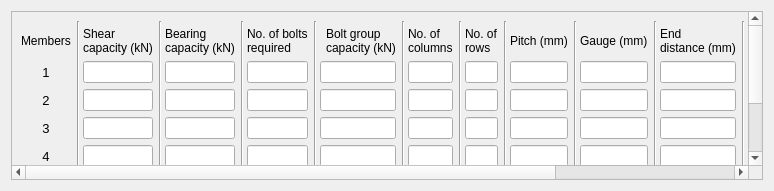
<?xml version="1.0" encoding="UTF-8"?>
<ui version="4.0">
 <class>Dialog</class>
 <widget class="QDialog" name="Dialog">
  <property name="geometry">
   <rect>
    <x>0</x>
    <y>0</y>
    <width>774</width>
    <height>191</height>
   </rect>
  </property>
  <property name="font">
   <font>
    <family>Arial</family>
   </font>
  </property>
  <property name="windowTitle">
   <string>Member output</string>
  </property>
  <layout class="QGridLayout" name="gridLayout">
   <item row="0" column="0">
    <widget class="QScrollArea" name="scrollArea">
     <property name="widgetResizable">
      <bool>true</bool>
     </property>
     <widget class="QWidget" name="scrollAreaWidgetContents">
      <property name="geometry">
       <rect>
        <x>0</x>
        <y>0</y>
        <width>1244</width>
        <height>273</height>
       </rect>
      </property>
      <layout class="QGridLayout" name="gridLayout_2">
       <item row="0" column="1" rowspan="9" colspan="2">
        <widget class="Line" name="line">
         <property name="orientation">
          <enum>Qt::Vertical</enum>
         </property>
        </widget>
       </item>
       <item row="0" column="3" rowspan="9" colspan="2">
        <widget class="Line" name="line_2">
         <property name="orientation">
          <enum>Qt::Vertical</enum>
         </property>
        </widget>
       </item>
       <item row="0" column="5" rowspan="9" colspan="2">
        <widget class="Line" name="line_3">
         <property name="orientation">
          <enum>Qt::Vertical</enum>
         </property>
        </widget>
       </item>
       <item row="0" column="7" rowspan="9" colspan="3">
        <widget class="Line" name="line_10">
         <property name="orientation">
          <enum>Qt::Vertical</enum>
         </property>
        </widget>
       </item>
       <item row="0" column="10" rowspan="9" colspan="2">
        <widget class="Line" name="line_4">
         <property name="orientation">
          <enum>Qt::Vertical</enum>
         </property>
        </widget>
       </item>
       <item row="0" column="12" rowspan="9" colspan="2">
        <widget class="Line" name="line_5">
         <property name="orientation">
          <enum>Qt::Vertical</enum>
         </property>
        </widget>
       </item>
       <item row="0" column="14" rowspan="9" colspan="2">
        <widget class="Line" name="line_6">
         <property name="orientation">
          <enum>Qt::Vertical</enum>
         </property>
        </widget>
       </item>
       <item row="0" column="16" rowspan="9" colspan="2">
        <widget class="Line" name="line_8">
         <property name="orientation">
          <enum>Qt::Vertical</enum>
         </property>
        </widget>
       </item>
       <item row="0" column="18" rowspan="9" colspan="2">
        <widget class="Line" name="line_7">
         <property name="orientation">
          <enum>Qt::Vertical</enum>
         </property>
        </widget>
       </item>
       <item row="0" column="20" rowspan="9" colspan="2">
        <widget class="Line" name="line_9">
         <property name="orientation">
          <enum>Qt::Vertical</enum>
         </property>
        </widget>
       </item>
       <item row="0" column="22" rowspan="9" colspan="2">
        <widget class="Line" name="line_11">
         <property name="orientation">
          <enum>Qt::Vertical</enum>
         </property>
        </widget>
       </item>
       <item row="0" column="24" rowspan="9" colspan="2">
        <widget class="Line" name="line_12">
         <property name="orientation">
          <enum>Qt::Vertical</enum>
         </property>
        </widget>
       </item>
       <item row="1" column="0">
        <widget class="QLabel" name="label">
         <property name="font">
          <font>
           <family>Arial</family>
           <pointsize>9</pointsize>
          </font>
         </property>
         <property name="text">
          <string>Members</string>
         </property>
        </widget>
       </item>
       <item row="1" column="2">
        <widget class="QLabel" name="label_2">
         <property name="font">
          <font>
           <family>Arial</family>
           <pointsize>9</pointsize>
          </font>
         </property>
         <property name="text">
          <string>Shear
capacity (kN)</string>
         </property>
        </widget>
       </item>
       <item row="1" column="4">
        <widget class="QLabel" name="label_3">
         <property name="font">
          <font>
           <family>Arial</family>
           <pointsize>9</pointsize>
          </font>
         </property>
         <property name="text">
          <string>Bearing
capacity (kN)</string>
         </property>
        </widget>
       </item>
       <item row="1" column="6">
        <widget class="QLabel" name="label_11">
         <property name="font">
          <font>
           <family>Arial</family>
           <pointsize>9</pointsize>
          </font>
         </property>
         <property name="text">
          <string>No. of bolts
required</string>
         </property>
        </widget>
       </item>
       <item row="1" column="9">
        <widget class="QLabel" name="label_4">
         <property name="font">
          <font>
           <family>Arial</family>
           <pointsize>9</pointsize>
          </font>
         </property>
         <property name="text">
          <string>Bolt group
capacity (kN)</string>
         </property>
        </widget>
       </item>
       <item row="1" column="11">
        <widget class="QLabel" name="label_9">
         <property name="font">
          <font>
           <family>Arial</family>
           <pointsize>9</pointsize>
          </font>
         </property>
         <property name="text">
          <string>No. of
columns</string>
         </property>
        </widget>
       </item>
       <item row="1" column="13">
        <widget class="QLabel" name="label_10">
         <property name="font">
          <font>
           <family>Arial</family>
           <pointsize>9</pointsize>
          </font>
         </property>
         <property name="text">
          <string>No. of
rows</string>
         </property>
        </widget>
       </item>
       <item row="1" column="15">
        <widget class="QLabel" name="label_5">
         <property name="font">
          <font>
           <family>Arial</family>
           <pointsize>9</pointsize>
          </font>
         </property>
         <property name="text">
          <string>Pitch (mm)</string>
         </property>
        </widget>
       </item>
       <item row="1" column="17">
        <widget class="QLabel" name="label_6">
         <property name="font">
          <font>
           <family>Arial</family>
           <pointsize>9</pointsize>
          </font>
         </property>
         <property name="text">
          <string>Gauge (mm)</string>
         </property>
        </widget>
       </item>
       <item row="1" column="19">
        <widget class="QLabel" name="label_7">
         <property name="font">
          <font>
           <family>Arial</family>
           <pointsize>9</pointsize>
          </font>
         </property>
         <property name="text">
          <string>End
distance (mm)</string>
         </property>
        </widget>
       </item>
       <item row="1" column="21">
        <widget class="QLabel" name="label_8">
         <property name="font">
          <font>
           <family>Arial</family>
           <pointsize>9</pointsize>
          </font>
         </property>
         <property name="text">
          <string>Edge
distance (mm)</string>
         </property>
        </widget>
       </item>
       <item row="1" column="23">
        <widget class="QLabel" name="label_12">
         <property name="font">
          <font>
           <family>Arial</family>
           <pointsize>9</pointsize>
          </font>
         </property>
         <property name="text">
          <string>Tension
capacity (kN)</string>
         </property>
        </widget>
       </item>
       <item row="1" column="25">
        <widget class="QLabel" name="label_13">
         <property name="font">
          <font>
           <family>Arial</family>
           <pointsize>9</pointsize>
          </font>
         </property>
         <property name="text">
          <string>Block shear
capacity (kN)</string>
         </property>
        </widget>
       </item>
       <item row="2" column="0">
        <widget class="QLabel" name="lbl_mem">
         <property name="font">
          <font>
           <family>Arial</family>
           <pointsize>10</pointsize>
          </font>
         </property>
         <property name="text">
          <string>1</string>
         </property>
         <property name="alignment">
          <set>Qt::AlignCenter</set>
         </property>
        </widget>
       </item>
       <item row="2" column="2">
        <widget class="QLineEdit" name="lineEdit_shr">
         <property name="font">
          <font>
           <family>Arial</family>
           <pointsize>9</pointsize>
          </font>
         </property>
         <property name="readOnly">
          <bool>true</bool>
         </property>
        </widget>
       </item>
       <item row="2" column="4">
        <widget class="QLineEdit" name="lineEdit_ber">
         <property name="font">
          <font>
           <family>Arial</family>
           <pointsize>9</pointsize>
          </font>
         </property>
         <property name="readOnly">
          <bool>true</bool>
         </property>
        </widget>
       </item>
       <item row="2" column="6">
        <widget class="QLineEdit" name="lineEdit_req">
         <property name="font">
          <font>
           <family>Arial</family>
           <pointsize>9</pointsize>
          </font>
         </property>
         <property name="readOnly">
          <bool>true</bool>
         </property>
        </widget>
       </item>
       <item row="2" column="8" colspan="2">
        <widget class="QLineEdit" name="lineEdit_blt_cap">
         <property name="font">
          <font>
           <family>Arial</family>
           <pointsize>9</pointsize>
          </font>
         </property>
         <property name="readOnly">
          <bool>true</bool>
         </property>
        </widget>
       </item>
       <item row="2" column="11">
        <widget class="QLineEdit" name="lineEdit_col">
         <property name="font">
          <font>
           <family>Arial</family>
           <pointsize>9</pointsize>
          </font>
         </property>
         <property name="readOnly">
          <bool>true</bool>
         </property>
        </widget>
       </item>
       <item row="2" column="13">
        <widget class="QLineEdit" name="lineEdit_row">
         <property name="font">
          <font>
           <family>Arial</family>
           <pointsize>9</pointsize>
          </font>
         </property>
         <property name="readOnly">
          <bool>true</bool>
         </property>
        </widget>
       </item>
       <item row="2" column="15">
        <widget class="QLineEdit" name="lineEdit_pitch">
         <property name="font">
          <font>
           <family>Arial</family>
           <pointsize>9</pointsize>
          </font>
         </property>
         <property name="readOnly">
          <bool>true</bool>
         </property>
        </widget>
       </item>
       <item row="2" column="17">
        <widget class="QLineEdit" name="lineEdit_gauge">
         <property name="font">
          <font>
           <family>Arial</family>
           <pointsize>9</pointsize>
          </font>
         </property>
         <property name="readOnly">
          <bool>true</bool>
         </property>
        </widget>
       </item>
       <item row="2" column="19">
        <widget class="QLineEdit" name="lineEdit_end">
         <property name="font">
          <font>
           <family>Arial</family>
           <pointsize>9</pointsize>
          </font>
         </property>
         <property name="readOnly">
          <bool>true</bool>
         </property>
        </widget>
       </item>
       <item row="2" column="21">
        <widget class="QLineEdit" name="lineEdit_edge">
         <property name="font">
          <font>
           <family>Arial</family>
           <pointsize>9</pointsize>
          </font>
         </property>
         <property name="readOnly">
          <bool>true</bool>
         </property>
        </widget>
       </item>
       <item row="2" column="23">
        <widget class="QLineEdit" name="lineEdit_tens">
         <property name="readOnly">
          <bool>true</bool>
         </property>
        </widget>
       </item>
       <item row="2" column="25">
        <widget class="QLineEdit" name="lineEdit_block">
         <property name="readOnly">
          <bool>true</bool>
         </property>
        </widget>
       </item>
       <item row="3" column="0">
        <widget class="QLabel" name="lbl_mem2">
         <property name="font">
          <font>
           <family>Arial</family>
           <pointsize>10</pointsize>
          </font>
         </property>
         <property name="text">
          <string>2</string>
         </property>
         <property name="alignment">
          <set>Qt::AlignCenter</set>
         </property>
        </widget>
       </item>
       <item row="3" column="2">
        <widget class="QLineEdit" name="lineEdit_shr2">
         <property name="font">
          <font>
           <family>Arial</family>
           <pointsize>9</pointsize>
          </font>
         </property>
         <property name="readOnly">
          <bool>true</bool>
         </property>
        </widget>
       </item>
       <item row="3" column="4">
        <widget class="QLineEdit" name="lineEdit_ber2">
         <property name="font">
          <font>
           <family>Arial</family>
           <pointsize>9</pointsize>
          </font>
         </property>
         <property name="readOnly">
          <bool>true</bool>
         </property>
        </widget>
       </item>
       <item row="3" column="6">
        <widget class="QLineEdit" name="lineEdit_req2">
         <property name="font">
          <font>
           <family>Arial</family>
           <pointsize>9</pointsize>
          </font>
         </property>
         <property name="readOnly">
          <bool>true</bool>
         </property>
        </widget>
       </item>
       <item row="3" column="8" colspan="2">
        <widget class="QLineEdit" name="lineEdit_blt_cap2">
         <property name="font">
          <font>
           <family>Arial</family>
           <pointsize>9</pointsize>
          </font>
         </property>
         <property name="readOnly">
          <bool>true</bool>
         </property>
        </widget>
       </item>
       <item row="3" column="11">
        <widget class="QLineEdit" name="lineEdit_col2">
         <property name="font">
          <font>
           <family>Arial</family>
           <pointsize>9</pointsize>
          </font>
         </property>
         <property name="readOnly">
          <bool>true</bool>
         </property>
        </widget>
       </item>
       <item row="3" column="13">
        <widget class="QLineEdit" name="lineEdit_row2">
         <property name="font">
          <font>
           <family>Arial</family>
           <pointsize>9</pointsize>
          </font>
         </property>
         <property name="readOnly">
          <bool>true</bool>
         </property>
        </widget>
       </item>
       <item row="3" column="15">
        <widget class="QLineEdit" name="lineEdit_pitch2">
         <property name="font">
          <font>
           <family>Arial</family>
           <pointsize>9</pointsize>
          </font>
         </property>
         <property name="readOnly">
          <bool>true</bool>
         </property>
        </widget>
       </item>
       <item row="3" column="17">
        <widget class="QLineEdit" name="lineEdit_gauge2">
         <property name="font">
          <font>
           <family>Arial</family>
           <pointsize>9</pointsize>
          </font>
         </property>
         <property name="readOnly">
          <bool>true</bool>
         </property>
        </widget>
       </item>
       <item row="3" column="19">
        <widget class="QLineEdit" name="lineEdit_end2">
         <property name="font">
          <font>
           <family>Arial</family>
           <pointsize>9</pointsize>
          </font>
         </property>
         <property name="readOnly">
          <bool>true</bool>
         </property>
        </widget>
       </item>
       <item row="3" column="21">
        <widget class="QLineEdit" name="lineEdit_edge2">
         <property name="font">
          <font>
           <family>Arial</family>
           <pointsize>9</pointsize>
          </font>
         </property>
         <property name="readOnly">
          <bool>true</bool>
         </property>
        </widget>
       </item>
       <item row="3" column="23">
        <widget class="QLineEdit" name="lineEdit_tens2">
         <property name="readOnly">
          <bool>true</bool>
         </property>
        </widget>
       </item>
       <item row="3" column="25">
        <widget class="QLineEdit" name="lineEdit_block2">
         <property name="readOnly">
          <bool>true</bool>
         </property>
        </widget>
       </item>
       <item row="4" column="0">
        <widget class="QLabel" name="lbl_mem3">
         <property name="font">
          <font>
           <family>Arial</family>
           <pointsize>10</pointsize>
          </font>
         </property>
         <property name="text">
          <string>3</string>
         </property>
         <property name="alignment">
          <set>Qt::AlignCenter</set>
         </property>
        </widget>
       </item>
       <item row="4" column="2">
        <widget class="QLineEdit" name="lineEdit_shr3">
         <property name="font">
          <font>
           <family>Arial</family>
           <pointsize>9</pointsize>
          </font>
         </property>
         <property name="readOnly">
          <bool>true</bool>
         </property>
        </widget>
       </item>
       <item row="4" column="4">
        <widget class="QLineEdit" name="lineEdit_ber3">
         <property name="font">
          <font>
           <family>Arial</family>
           <pointsize>9</pointsize>
          </font>
         </property>
         <property name="readOnly">
          <bool>true</bool>
         </property>
        </widget>
       </item>
       <item row="4" column="6">
        <widget class="QLineEdit" name="lineEdit_req3">
         <property name="font">
          <font>
           <family>Arial</family>
           <pointsize>9</pointsize>
          </font>
         </property>
         <property name="readOnly">
          <bool>true</bool>
         </property>
        </widget>
       </item>
       <item row="4" column="8" colspan="2">
        <widget class="QLineEdit" name="lineEdit_blt_cap3">
         <property name="font">
          <font>
           <family>Arial</family>
           <pointsize>9</pointsize>
          </font>
         </property>
         <property name="readOnly">
          <bool>true</bool>
         </property>
        </widget>
       </item>
       <item row="4" column="11">
        <widget class="QLineEdit" name="lineEdit_col3">
         <property name="font">
          <font>
           <family>Arial</family>
           <pointsize>9</pointsize>
          </font>
         </property>
         <property name="readOnly">
          <bool>true</bool>
         </property>
        </widget>
       </item>
       <item row="4" column="13">
        <widget class="QLineEdit" name="lineEdit_row3">
         <property name="font">
          <font>
           <family>Arial</family>
           <pointsize>9</pointsize>
          </font>
         </property>
         <property name="readOnly">
          <bool>true</bool>
         </property>
        </widget>
       </item>
       <item row="4" column="15">
        <widget class="QLineEdit" name="lineEdit_pitch3">
         <property name="font">
          <font>
           <family>Arial</family>
           <pointsize>9</pointsize>
          </font>
         </property>
         <property name="readOnly">
          <bool>true</bool>
         </property>
        </widget>
       </item>
       <item row="4" column="17">
        <widget class="QLineEdit" name="lineEdit_gauge3">
         <property name="font">
          <font>
           <family>Arial</family>
           <pointsize>9</pointsize>
          </font>
         </property>
         <property name="readOnly">
          <bool>true</bool>
         </property>
        </widget>
       </item>
       <item row="4" column="19">
        <widget class="QLineEdit" name="lineEdit_end3">
         <property name="font">
          <font>
           <family>Arial</family>
           <pointsize>9</pointsize>
          </font>
         </property>
         <property name="readOnly">
          <bool>true</bool>
         </property>
        </widget>
       </item>
       <item row="4" column="21">
        <widget class="QLineEdit" name="lineEdit_edge3">
         <property name="font">
          <font>
           <family>Arial</family>
           <pointsize>9</pointsize>
          </font>
         </property>
         <property name="readOnly">
          <bool>true</bool>
         </property>
        </widget>
       </item>
       <item row="4" column="23">
        <widget class="QLineEdit" name="lineEdit_tens3">
         <property name="readOnly">
          <bool>true</bool>
         </property>
        </widget>
       </item>
       <item row="4" column="25">
        <widget class="QLineEdit" name="lineEdit_block3">
         <property name="readOnly">
          <bool>true</bool>
         </property>
        </widget>
       </item>
       <item row="5" column="0">
        <widget class="QLabel" name="lbl_mem4">
         <property name="font">
          <font>
           <family>Arial</family>
           <pointsize>10</pointsize>
          </font>
         </property>
         <property name="text">
          <string>4</string>
         </property>
         <property name="alignment">
          <set>Qt::AlignCenter</set>
         </property>
        </widget>
       </item>
       <item row="5" column="2">
        <widget class="QLineEdit" name="lineEdit_shr4">
         <property name="font">
          <font>
           <family>Arial</family>
           <pointsize>9</pointsize>
          </font>
         </property>
         <property name="readOnly">
          <bool>true</bool>
         </property>
        </widget>
       </item>
       <item row="5" column="4">
        <widget class="QLineEdit" name="lineEdit_ber4">
         <property name="font">
          <font>
           <family>Arial</family>
           <pointsize>9</pointsize>
          </font>
         </property>
         <property name="readOnly">
          <bool>true</bool>
         </property>
        </widget>
       </item>
       <item row="5" column="6">
        <widget class="QLineEdit" name="lineEdit_req4">
         <property name="font">
          <font>
           <family>Arial</family>
           <pointsize>9</pointsize>
          </font>
         </property>
         <property name="readOnly">
          <bool>true</bool>
         </property>
        </widget>
       </item>
       <item row="5" column="8" colspan="2">
        <widget class="QLineEdit" name="lineEdit_blt_cap4">
         <property name="font">
          <font>
           <family>Arial</family>
           <pointsize>9</pointsize>
          </font>
         </property>
         <property name="readOnly">
          <bool>true</bool>
         </property>
        </widget>
       </item>
       <item row="5" column="11">
        <widget class="QLineEdit" name="lineEdit_col4">
         <property name="font">
          <font>
           <family>Arial</family>
           <pointsize>9</pointsize>
          </font>
         </property>
         <property name="readOnly">
          <bool>true</bool>
         </property>
        </widget>
       </item>
       <item row="5" column="13">
        <widget class="QLineEdit" name="lineEdit_row4">
         <property name="font">
          <font>
           <family>Arial</family>
           <pointsize>9</pointsize>
          </font>
         </property>
         <property name="readOnly">
          <bool>true</bool>
         </property>
        </widget>
       </item>
       <item row="5" column="15">
        <widget class="QLineEdit" name="lineEdit_pitch4">
         <property name="font">
          <font>
           <family>Arial</family>
           <pointsize>9</pointsize>
          </font>
         </property>
         <property name="readOnly">
          <bool>true</bool>
         </property>
        </widget>
       </item>
       <item row="5" column="17">
        <widget class="QLineEdit" name="lineEdit_gauge4">
         <property name="font">
          <font>
           <family>Arial</family>
           <pointsize>9</pointsize>
          </font>
         </property>
         <property name="readOnly">
          <bool>true</bool>
         </property>
        </widget>
       </item>
       <item row="5" column="19">
        <widget class="QLineEdit" name="lineEdit_end4">
         <property name="font">
          <font>
           <family>Arial</family>
           <pointsize>9</pointsize>
          </font>
         </property>
         <property name="readOnly">
          <bool>true</bool>
         </property>
        </widget>
       </item>
       <item row="5" column="21">
        <widget class="QLineEdit" name="lineEdit_edge4">
         <property name="font">
          <font>
           <family>Arial</family>
           <pointsize>9</pointsize>
          </font>
         </property>
         <property name="readOnly">
          <bool>true</bool>
         </property>
        </widget>
       </item>
       <item row="5" column="23">
        <widget class="QLineEdit" name="lineEdit_tens4">
         <property name="readOnly">
          <bool>true</bool>
         </property>
        </widget>
       </item>
       <item row="5" column="25">
        <widget class="QLineEdit" name="lineEdit_block4">
         <property name="readOnly">
          <bool>true</bool>
         </property>
        </widget>
       </item>
       <item row="6" column="0">
        <widget class="QLabel" name="lbl_mem5">
         <property name="font">
          <font>
           <family>Arial</family>
           <pointsize>10</pointsize>
          </font>
         </property>
         <property name="text">
          <string>5</string>
         </property>
         <property name="alignment">
          <set>Qt::AlignCenter</set>
         </property>
        </widget>
       </item>
       <item row="6" column="2">
        <widget class="QLineEdit" name="lineEdit_shr5">
         <property name="font">
          <font>
           <family>Arial</family>
           <pointsize>9</pointsize>
          </font>
         </property>
         <property name="readOnly">
          <bool>true</bool>
         </property>
        </widget>
       </item>
       <item row="6" column="4">
        <widget class="QLineEdit" name="lineEdit_ber5">
         <property name="font">
          <font>
           <family>Arial</family>
           <pointsize>9</pointsize>
          </font>
         </property>
         <property name="readOnly">
          <bool>true</bool>
         </property>
        </widget>
       </item>
       <item row="6" column="6">
        <widget class="QLineEdit" name="lineEdit_req5">
         <property name="font">
          <font>
           <family>Arial</family>
           <pointsize>9</pointsize>
          </font>
         </property>
         <property name="readOnly">
          <bool>true</bool>
         </property>
        </widget>
       </item>
       <item row="6" column="8" colspan="2">
        <widget class="QLineEdit" name="lineEdit_blt_cap5">
         <property name="font">
          <font>
           <family>Arial</family>
           <pointsize>9</pointsize>
          </font>
         </property>
         <property name="readOnly">
          <bool>true</bool>
         </property>
        </widget>
       </item>
       <item row="6" column="11">
        <widget class="QLineEdit" name="lineEdit_col5">
         <property name="font">
          <font>
           <family>Arial</family>
           <pointsize>9</pointsize>
          </font>
         </property>
         <property name="readOnly">
          <bool>true</bool>
         </property>
        </widget>
       </item>
       <item row="6" column="13">
        <widget class="QLineEdit" name="lineEdit_row5">
         <property name="font">
          <font>
           <family>Arial</family>
           <pointsize>9</pointsize>
          </font>
         </property>
         <property name="readOnly">
          <bool>true</bool>
         </property>
        </widget>
       </item>
       <item row="6" column="15">
        <widget class="QLineEdit" name="lineEdit_pitch5">
         <property name="font">
          <font>
           <family>Arial</family>
           <pointsize>9</pointsize>
          </font>
         </property>
         <property name="readOnly">
          <bool>true</bool>
         </property>
        </widget>
       </item>
       <item row="6" column="17">
        <widget class="QLineEdit" name="lineEdit_gauge5">
         <property name="font">
          <font>
           <family>Arial</family>
           <pointsize>9</pointsize>
          </font>
         </property>
         <property name="readOnly">
          <bool>true</bool>
         </property>
        </widget>
       </item>
       <item row="6" column="19">
        <widget class="QLineEdit" name="lineEdit_end5">
         <property name="font">
          <font>
           <family>Arial</family>
           <pointsize>9</pointsize>
          </font>
         </property>
         <property name="readOnly">
          <bool>true</bool>
         </property>
        </widget>
       </item>
       <item row="6" column="21">
        <widget class="QLineEdit" name="lineEdit_edge5">
         <property name="font">
          <font>
           <family>Arial</family>
           <pointsize>9</pointsize>
          </font>
         </property>
         <property name="readOnly">
          <bool>true</bool>
         </property>
        </widget>
       </item>
       <item row="6" column="23">
        <widget class="QLineEdit" name="lineEdit_tens5">
         <property name="readOnly">
          <bool>true</bool>
         </property>
        </widget>
       </item>
       <item row="6" column="25">
        <widget class="QLineEdit" name="lineEdit_block5">
         <property name="readOnly">
          <bool>true</bool>
         </property>
        </widget>
       </item>
       <item row="7" column="0">
        <widget class="QLabel" name="lbl_mem6">
         <property name="font">
          <font>
           <family>Arial</family>
           <pointsize>10</pointsize>
          </font>
         </property>
         <property name="text">
          <string>6</string>
         </property>
         <property name="alignment">
          <set>Qt::AlignCenter</set>
         </property>
        </widget>
       </item>
       <item row="7" column="2">
        <widget class="QLineEdit" name="lineEdit_shr6">
         <property name="font">
          <font>
           <family>Arial</family>
           <pointsize>9</pointsize>
          </font>
         </property>
         <property name="readOnly">
          <bool>true</bool>
         </property>
        </widget>
       </item>
       <item row="7" column="4">
        <widget class="QLineEdit" name="lineEdit_ber6">
         <property name="font">
          <font>
           <family>Arial</family>
           <pointsize>9</pointsize>
          </font>
         </property>
         <property name="readOnly">
          <bool>true</bool>
         </property>
        </widget>
       </item>
       <item row="7" column="6">
        <widget class="QLineEdit" name="lineEdit_req6">
         <property name="font">
          <font>
           <family>Arial</family>
           <pointsize>9</pointsize>
          </font>
         </property>
         <property name="readOnly">
          <bool>true</bool>
         </property>
        </widget>
       </item>
       <item row="7" column="8" colspan="2">
        <widget class="QLineEdit" name="lineEdit_blt_cap6">
         <property name="font">
          <font>
           <family>Arial</family>
           <pointsize>9</pointsize>
          </font>
         </property>
         <property name="readOnly">
          <bool>true</bool>
         </property>
        </widget>
       </item>
       <item row="7" column="11">
        <widget class="QLineEdit" name="lineEdit_col6">
         <property name="font">
          <font>
           <family>Arial</family>
           <pointsize>9</pointsize>
          </font>
         </property>
         <property name="readOnly">
          <bool>true</bool>
         </property>
        </widget>
       </item>
       <item row="7" column="13">
        <widget class="QLineEdit" name="lineEdit_row6">
         <property name="font">
          <font>
           <family>Arial</family>
           <pointsize>9</pointsize>
          </font>
         </property>
         <property name="readOnly">
          <bool>true</bool>
         </property>
        </widget>
       </item>
       <item row="7" column="15">
        <widget class="QLineEdit" name="lineEdit_pitch6">
         <property name="font">
          <font>
           <family>Arial</family>
           <pointsize>9</pointsize>
          </font>
         </property>
         <property name="readOnly">
          <bool>true</bool>
         </property>
        </widget>
       </item>
       <item row="7" column="17">
        <widget class="QLineEdit" name="lineEdit_gauge6">
         <property name="font">
          <font>
           <family>Arial</family>
           <pointsize>9</pointsize>
          </font>
         </property>
         <property name="readOnly">
          <bool>true</bool>
         </property>
        </widget>
       </item>
       <item row="7" column="19">
        <widget class="QLineEdit" name="lineEdit_end6">
         <property name="font">
          <font>
           <family>Arial</family>
           <pointsize>9</pointsize>
          </font>
         </property>
         <property name="readOnly">
          <bool>true</bool>
         </property>
        </widget>
       </item>
       <item row="7" column="21">
        <widget class="QLineEdit" name="lineEdit_edge6">
         <property name="font">
          <font>
           <family>Arial</family>
           <pointsize>9</pointsize>
          </font>
         </property>
         <property name="readOnly">
          <bool>true</bool>
         </property>
        </widget>
       </item>
       <item row="7" column="23">
        <widget class="QLineEdit" name="lineEdit_tens6">
         <property name="readOnly">
          <bool>true</bool>
         </property>
        </widget>
       </item>
       <item row="7" column="25">
        <widget class="QLineEdit" name="lineEdit_block6">
         <property name="readOnly">
          <bool>true</bool>
         </property>
        </widget>
       </item>
       <item row="8" column="0">
        <widget class="QLabel" name="lbl_mem7">
         <property name="font">
          <font>
           <family>Arial</family>
           <pointsize>10</pointsize>
          </font>
         </property>
         <property name="text">
          <string>7</string>
         </property>
         <property name="alignment">
          <set>Qt::AlignCenter</set>
         </property>
        </widget>
       </item>
       <item row="8" column="2">
        <widget class="QLineEdit" name="lineEdit_shr7">
         <property name="font">
          <font>
           <family>Arial</family>
           <pointsize>9</pointsize>
          </font>
         </property>
         <property name="readOnly">
          <bool>true</bool>
         </property>
        </widget>
       </item>
       <item row="8" column="4">
        <widget class="QLineEdit" name="lineEdit_ber7">
         <property name="font">
          <font>
           <family>Arial</family>
           <pointsize>9</pointsize>
          </font>
         </property>
         <property name="readOnly">
          <bool>true</bool>
         </property>
        </widget>
       </item>
       <item row="8" column="6">
        <widget class="QLineEdit" name="lineEdit_req7">
         <property name="font">
          <font>
           <family>Arial</family>
           <pointsize>9</pointsize>
          </font>
         </property>
         <property name="readOnly">
          <bool>true</bool>
         </property>
        </widget>
       </item>
       <item row="8" column="8" colspan="2">
        <widget class="QLineEdit" name="lineEdit_blt_cap7">
         <property name="font">
          <font>
           <family>Arial</family>
           <pointsize>9</pointsize>
          </font>
         </property>
         <property name="readOnly">
          <bool>true</bool>
         </property>
        </widget>
       </item>
       <item row="8" column="11">
        <widget class="QLineEdit" name="lineEdit_col7">
         <property name="font">
          <font>
           <family>Arial</family>
           <pointsize>9</pointsize>
          </font>
         </property>
         <property name="readOnly">
          <bool>true</bool>
         </property>
        </widget>
       </item>
       <item row="8" column="13">
        <widget class="QLineEdit" name="lineEdit_row7">
         <property name="font">
          <font>
           <family>Arial</family>
           <pointsize>9</pointsize>
          </font>
         </property>
         <property name="readOnly">
          <bool>true</bool>
         </property>
        </widget>
       </item>
       <item row="8" column="15">
        <widget class="QLineEdit" name="lineEdit_pitch7">
         <property name="font">
          <font>
           <family>Arial</family>
           <pointsize>9</pointsize>
          </font>
         </property>
         <property name="readOnly">
          <bool>true</bool>
         </property>
        </widget>
       </item>
       <item row="8" column="17">
        <widget class="QLineEdit" name="lineEdit_gauge7">
         <property name="font">
          <font>
           <family>Arial</family>
           <pointsize>9</pointsize>
          </font>
         </property>
         <property name="readOnly">
          <bool>true</bool>
         </property>
        </widget>
       </item>
       <item row="8" column="19">
        <widget class="QLineEdit" name="lineEdit_end7">
         <property name="font">
          <font>
           <family>Arial</family>
           <pointsize>9</pointsize>
          </font>
         </property>
         <property name="readOnly">
          <bool>true</bool>
         </property>
        </widget>
       </item>
       <item row="8" column="21">
        <widget class="QLineEdit" name="lineEdit_edge7">
         <property name="font">
          <font>
           <family>Arial</family>
           <pointsize>9</pointsize>
          </font>
         </property>
         <property name="readOnly">
          <bool>true</bool>
         </property>
        </widget>
       </item>
       <item row="8" column="23">
        <widget class="QLineEdit" name="lineEdit_tens7">
         <property name="readOnly">
          <bool>true</bool>
         </property>
        </widget>
       </item>
       <item row="8" column="25">
        <widget class="QLineEdit" name="lineEdit_block7">
         <property name="readOnly">
          <bool>true</bool>
         </property>
        </widget>
       </item>
      </layout>
     </widget>
    </widget>
   </item>
  </layout>
 </widget>
 <resources/>
 <connections/>
</ui>
